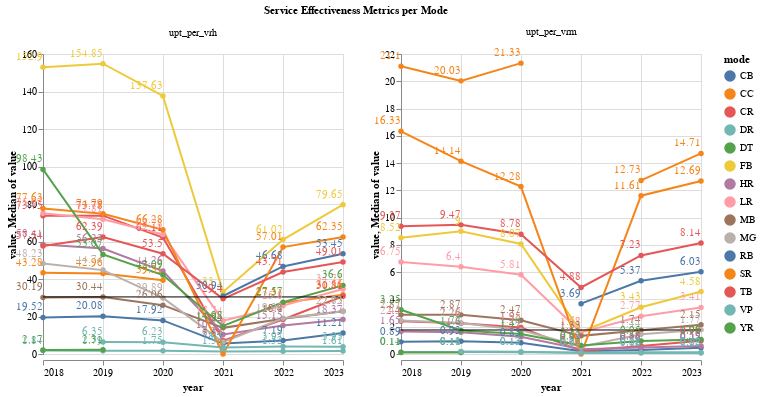

Notebook code cell kept with this figure:
### Code cell
make_line(by_mode_long[by_mode_long["variable"].isin(service_eff)], 
          x_col= "year:T", 
          y_col= "value",
          facet= "variable:N",
          color= "mode:N",
          title= "Service Effectiveness Metrics per Mode",
          ind_axis=True
         )

### Figure 1 — Vega-Lite specification as saved in the notebook (floating-point values rounded to 4 significant figures; data arrays with more than 128 entries replaced by an {"elided": "..."} marker saying what was removed)
{"config": {"view": {"continuousWidth": 300, "continuousHeight": 300}}, "data": {"name": "data-94a19bc39cdb570076e3b813873729c8"}, "facet": {"field": "variable", "title": "Service Effectiveness Metrics per Mode", "type": "nominal"}, "spec": {"layer": [{"mark": {"type": "line", "point": true}, "encoding": {"color": {"field": "mode", "type": "nominal"}, "tooltip": [{"field": "year", "type": "temporal"}, {"field": "value", "type": "quantitative"}, {"field": "mode", "type": "nominal"}], "x": {"field": "year", "type": "temporal"}, "y": {"field": "value", "type": "quantitative"}}}, {"mark": {"type": "rule"}, "encoding": {"y": {"aggregate": "median", "field": "value", "type": "quantitative"}}}, {"mark": {"type": "text", "align": "right", "dy": -10}, "encoding": {"color": {"field": "mode", "type": "nominal"}, "text": {"field": "value", "type": "quantitative"}, "x": {"field": "year", "type": "temporal"}, "y": {"field": "value", "type": "quantitative"}}}]}, "columns": 3, "resolve": {"scale": {"y": "independent"}}, "$schema": "https://vega.github.io/schema/vega-lite/v5.20.1.json", "datasets": {"data-94a19bc39cdb570076e3b813873729c8": {"elided": "170 records"}}}
